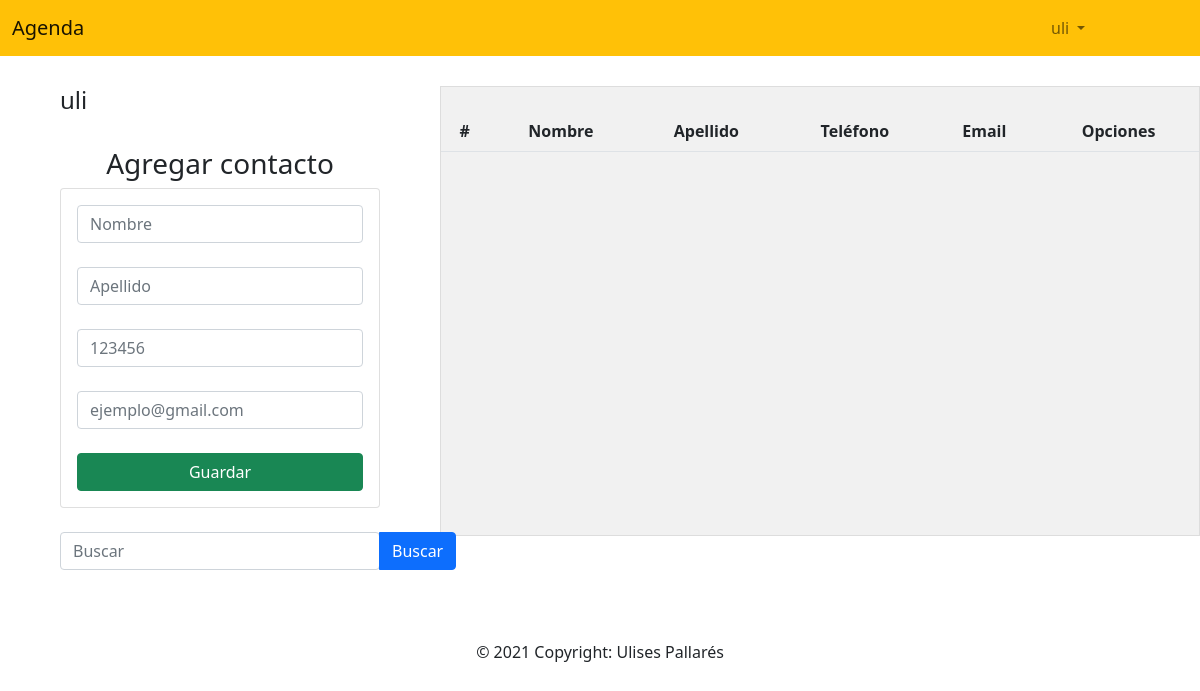
Page /home (signed in) on the earlier database version.
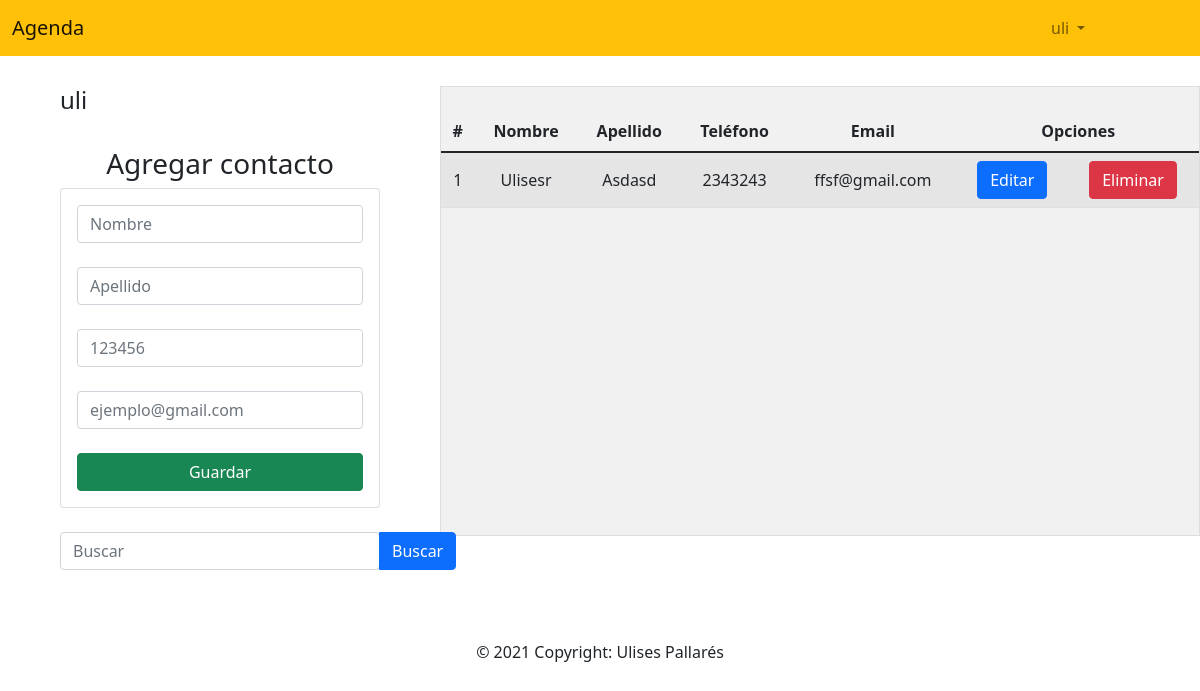
Same page on the later database version.
### Agenda_contactos/models.py (models this page shows, shortened)
class contacto(models.Model):
    nombre = models.CharField(max_length=50)
    apellido = models.CharField(max_length=50)
    telefono = models.IntegerField()
    email = models.EmailField(max_length = 254)
    usuario = models.ForeignKey(User, on_delete=models.CASCADE)

### Agenda_contactos/views.py (the view)
# urls.py: 2. Add a URL to urlpatterns:  path('', views.home, name='home')
@login_required
def home(request):
    nombrebus = request.GET.get('txtbuscar', False)
    if nombrebus == False:
        contactosEncontrados = contacto.objects.filter(usuario_id = auth.get_user(request).id ).order_by('nombre')
    else:
        contactosEncontrados = contacto.objects.filter(nombre__contains=nombrebus, usuario_id = auth.get_user(request).id).order_by('nombre')
        if len(contactosEncontrados) == 0:
            mensaje = nombrebus + ' no existe'
            messages.warning(request, mensaje)
    return render(request,"crud.html",{"contacto": contactosEncontrados})

### Agenda_contactos/templates/crud.html (shortened to what this page needs)
{% extends "base.html" %}
{% block content %}
<div class="row">
   <div class="col-sm-12 col-md-6 col-lg-4 col-xl-4">
        <h4>{{ user.username }} </h4>
    <br>
    <h3 style="text-align:center;" >Agregar contacto</h3>
    <div class="card">
        <div class="card-body">
            <form action="crearcontacto/" method="POST"> {% csrf_token %}
                <div class="form-gourp">
                    <input type="text" placeholder="Nombre" id="txtnombre" name="txtnombre" class="form-control" minlength="1" maxlength="50">
                </div>
                <br>
                <div class="form-gourp">
                    <input type="text" placeholder="Apellido" id="txtapellido" name="txtapellido" class="form-control" minlength="1" maxlength="50">
                </div>
                <br>
                <div class="form-gourp">
                <input type="number" placeholder="123456" id="txttelefono" name="txttelefono" class="form-control" minlength="10" maxlength="10">
                </div>
                <br>
                <div class="form-gourp">
                    <input type="email" placeholder="ejemplo@gmail.com" id="txtemail" name="txtemail" class="form-control" maxlength="254">
                </div>
                <br>
                <div class="form-gourp">
                    <button type="submit" class="btn btn-success btn-block text-white col-xl-12 " >
                        Guardar
                    </button>
                </div>
            </form>
        </div>
    </div>
    <br>
    <form action="home" method="GET"> {% csrf_token %}
        <div class="btn-group " method="GET">
            <input class="form-control col-xl-12 " id="txtbuscar" name="txtbuscar"  type="text" placeholder="Buscar" aria-label="Search">
            <button class="btn btn-primary submit" >Buscar</button>
       </div>
    </form>
    <br>
</div>
  <br>
   <div class="col-sm-12 col-md-6 col-lg-8 col-xl-8" >
       <div class="table-responsive" id="global" >
        <br>
           <table class="table table-striped  table-responsive " style="text-align:center;" id="mensajes">
                <thead >
                    <tr>
                        <th>#</th>
                        <th>Nombre</th>
                        <th>Apellido</th>
                        <th>Teléfono</th>
                        <th>Email</th>
                        <th colspan="2">Opciones</th>
                    </tr>
                </thead >
                <tbody >
                    {% for c in contacto %}
                    <tr >
                        <td>{{forloop.counter}}</td>
                        <td>{{c.nombre}}</td>
                        <td>{{c.apellido}}</td>
                        <td>{{c.telefono}}</td>
                        <td>{{c.email}}</td>
                        <td><a href="edicioncontacto/{{c.id}}" class="btn btn-primary" >Editar</a></td>
                        <td><a href="eliminarcontacto/{{c.id}}"class="btn btn-danger btnEliminacion"  >Eliminar</a></td>
                    </tr>
                    {% endfor %}
                </tbody>
           </table>
        </div>
   </div>
  </div>
</div>
{% endblock %}

### Agenda_contactos/templates/base.html (shortened to what this page needs)
<!DOCTYPE html>
<html lang="en">
  <head>
    {% load static %}
    <link href="https://cdn.jsdelivr.net/npm/bootstrap@5.1.2/dist/css/bootstrap.min.css" rel="stylesheet">
    <link rel="stylesheet" href="{% static 'css/crud.css' %}">
  </head>
  <body>
    <nav class="navbar navbar-expand-lg navbar-light bg-warning">
      <div class="container-fluid">
        <a class="navbar-brand" href="home">Agenda</a>
        <div class="mx-left" style="width: 145px;" class="collapse navbar-collapse" id="navbarSupportedContent">
          <ul class="navbar-nav me-auto mb-6 mb-lg-0">
            <li class="nav-item dropdown mx-right">
              <a class="nav-link dropdown-toggle"  href="home" id="navbarDropdown" role="button" data-bs-toggle="dropdown" aria-expanded="false" >
                {{user.username}}
              </a>
            </li>
        </div>
      </div>
    </nav>
    <div class="container">
      {% block content %}{% endblock %}
    <footer>
      <div class="footer-copyright text-center py-3">© 2021 Copyright: Ulises Pallarés
      </div>
    </footer>
  </body>
</html>

### Agenda_contactos/static/css/crud.css (style rules this page uses)
td, th { text-align:center; vertical-align: middle; }
#global { height: 450px; width: 760px; border: 1px solid #ddd; background: #f1f1f1; overflow-y: scroll; }
#mensajes { height: auto; }
.row > div { padding: 30px; }

Differences in the rows shown:
added contacto: nombre "Ulisesr", apellido "Asdasd", telefono "2343243", email "ffsf@gmail.com"
